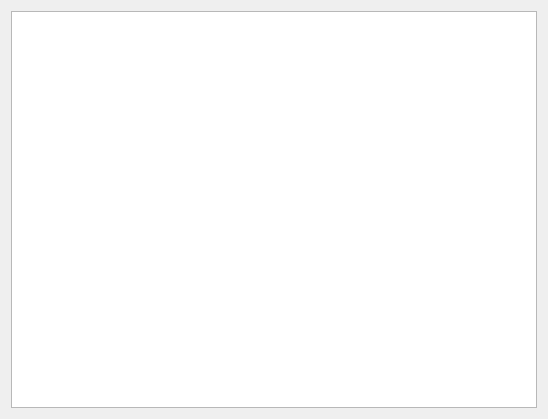
<?xml version="1.0" encoding="UTF-8"?>
<ui version="4.0">
 <class>Custom_frame_dialog</class>
 <widget class="QDialog" name="Custom_frame_dialog">
  <property name="geometry">
   <rect>
    <x>0</x>
    <y>0</y>
    <width>548</width>
    <height>419</height>
   </rect>
  </property>
  <property name="windowTitle">
   <string>Dialog</string>
  </property>
  <layout class="QGridLayout" name="gridLayout">
   <item row="0" column="0">
    <widget class="QGraphicsView" name="canvas_for_frame"/>
   </item>
  </layout>
 </widget>
 <resources/>
 <connections/>
</ui>
